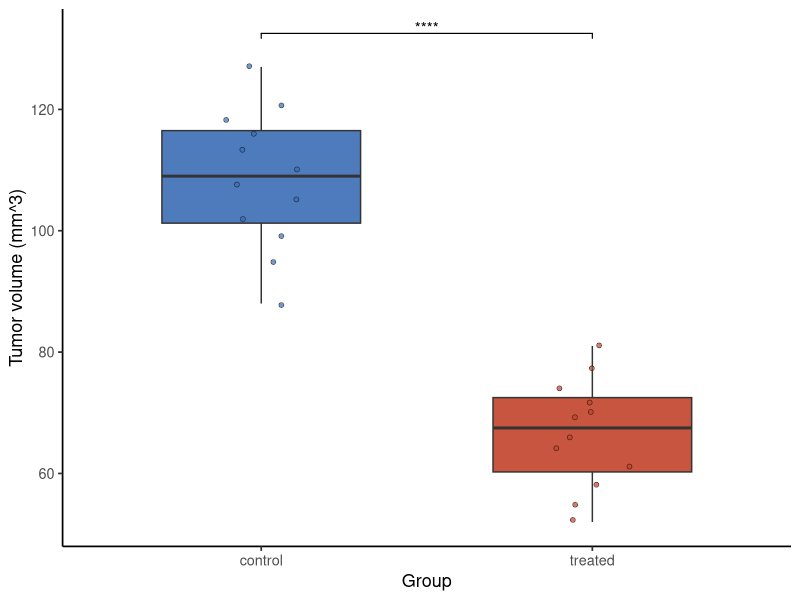

Generate this figure with R:
#!/usr/bin/env Rscript
# Standalone reproduction of this figure. Run inside the pinned pubready
# container (see REPRODUCE.md) from this bundle folder.
suppressPackageStartupMessages({
  library(ggplot2); library(ggpubr); library(rstatix); library(readr)
})

df <- as.data.frame(read_csv("input_volume.csv", show_col_types = FALSE))
df[["group"]] <- factor(df[["group"]])
df[["volume"]] <- as.numeric(df[["volume"]])

stat <- rstatix::t_test(df, volume ~ group, paired = FALSE, var.equal = TRUE)
stat <- rstatix::add_significance(stat)
stat <- rstatix::add_xy_position(stat, x = "group")

p <- ggplot(df, aes(x = .data[["group"]], y = .data[["volume"]])) +
  geom_boxplot(aes(fill = .data[["group"]]), width = 0.6, outlier.shape = NA, alpha = 0.9) +
  geom_jitter(aes(fill = .data[["group"]]), width = 0.12, size = 1.5, alpha = 0.7, shape = 21, stroke = 0.3) +
  scale_fill_manual(values = c("#3B6DB3", "#C1432B")) +
  stat_pvalue_manual(stat, label = "p.signif", tip.length = 0.01, bracket.size = 0.4) +
  labs(x = "Group", y = "Tumor volume (mm^3)") +
  theme_classic(base_size = 13) +
  theme(legend.position = "none")

ggsave("figure_volume_prism.pdf", p, width = 3.8, height = 4.0)
cat("Reproduced figure.\n")
